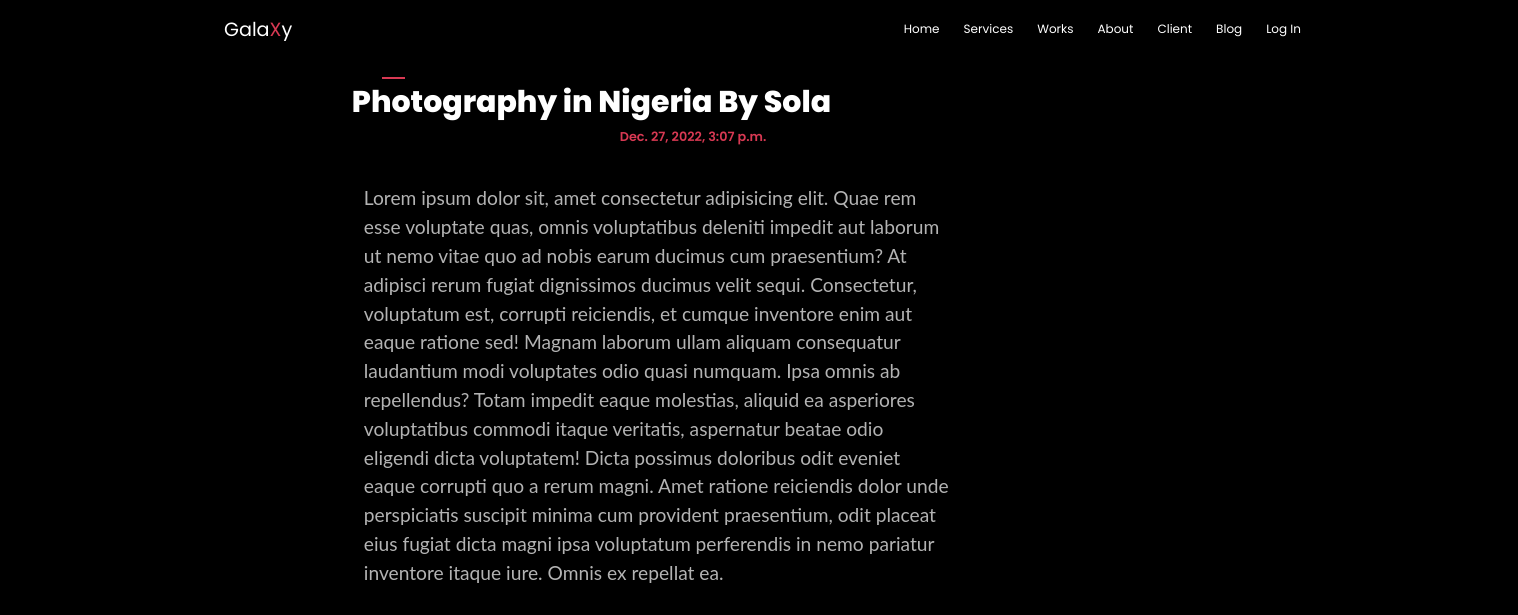
Page /blogContent/ on the committed database.
### blog/models.py (models this page shows)
class Post(models.Model):
    title=models.CharField(max_length=100)
    content=models.TextField()
    date_posted=models.DateTimeField(default=timezone.now)
    author=models.ForeignKey(User,on_delete=models.CASCADE)

### blog/views.py (the view)
# urls.py: path('blogContent/',views.blogContent,name='blog-content')
def blogContent(request):
    context={'posts':Post.objects.all()}
    return render(request, 'blog/blogcontent.html', context)

### blog/templates/blog/blogcontent.html
{% extends 'blog/base.html' %}
{% block content %}
{% for post in posts %}
<div class="blogContainer">
    <div class="grid-container">
        <div class="grid-100">
            <form action="">
                <fieldset>
                    <h1>{{post.title}} By {{post.author}}</h1>
                    <h2>{{post.date_posted}}</h2>
                    <p> {{post.content}}</p>
                </fieldset>
            </form>
        </div>
    </div>
</div>
{% endfor %}
{% endblock content%}

### blog/templates/blog/base.html (shortened to what this page needs)
{% load static %}
<!DOCTYPE html>
<html lang="en">
<head>
    <link rel="stylesheet" href="{% static 'blog/css/reset.css' %}">
    <link rel="stylesheet" href="{% static 'blog/css/unsemantic-grid-responsive-tablet.css' %}">
    <link rel="stylesheet" href="{% static 'blog/css/style.css'%}">
    <link rel="stylesheet" href="{% static 'blog/css/all.css' %}">
</head>
<body>
    <div class="container">
        <header>
            <div class="grid-container">
                <div class="grid-30">
                    <div class="logo">
                        <h1>
                            <a href="{% url 'blog-home' %}">Gala<span>X</span>y</a>
                        </h1>
                    </div>
                </div>
                <div class="grid-70">
                    <nav>
                        <ul>
                            <li><a href="{% url 'blog-home'%}">home</a></li>
                            <li><a href="#">services</a></li>
                            <li><a href="#"> works </a></li>
                            <li><a href="#">about</a></li>
                            <li><a href="#">client</a></li>
                            <li><a href="{% url 'blog-content' %}">blog</a></li>
                            <li><a href="{% url 'blog-login' %}">log in</a></li>
                        </ul>
                    </nav>
                </div>
            </div>
        </header>
        {% block content %}
        {% endblock content %}
    </div>
</body>
</html>

### blog/static/blog/css/style.css (style rules this page uses)
body { height: 100vh; color: #fff; background-color: black; overflow: hidden; }
body a { text-decoration: none; color: #fff; }
header { padding: 1em 0em; }
header .logo h1 { font-size: 1.2em; text-transform: capitalize; font-weight: 400; margin-left: 55px; font-family: 'Poppins'; }
header .logo h1 a span { color: #D83953; font-size: 1em; font-weight: 400; font-family: 'Poppins'; }
header nav ul { float: right; }
header nav ul li { float: left; list-style-type: none; margin-right: 1.5em; }
header nav ul li a { text-transform: capitalize; font-weight: 400; font-size: 12px; position: relative; font-family: 'Poppins'; }
header nav ul li a:before { content: ""; width: 0%; height: .2em; transition: 500ms cubic-bezier(0.17, 0.67, 0, 1.01); background-color: #D83953; position: absolute; bottom: -10px; }
.container:after { content: ""; position: absolute; width: 100%; height: 23px; background-color:#101010; bottom: 0%; z-index: -1; overflow: hidden; }
.blogContainer { display: flex; justify-content: center; align-items: center; margin: 1em auto; width: 80%; }
.blogContainer h1 { font-size: 30px; font-weight: 800; line-height: 50px; position: relative; font-family: "Poppins"; left: 6em; }
.blogContainer h1:after { content: ""; height: 2px; width: 2%; position: absolute; top: 0px; background-color: #d83953; left: 1em; }
.blogContainer h2 { font-family: "Poppins"; font-size: .8em; font-weight: 600; position: relative; margin-bottom: 5px; left: 35em; color: #d83953; }
.blogContainer p { width: 50%; font-size: 1.2em; font-family: "lato"; position: relative; left: 10em; opacity: 0.7; margin-top: 2em; }

### rows in the picture
Post: title "Photography in Nigeria", author "Sola", date_posted "Dec. 27, 2022, 3:07 p.m.", content "Lorem ipsum dolor sit, amet consectetur adipisicing elit. Quae rem esse voluptate quas, omnis voluptatibus deleniti impedit aut laborum ut nemo vitae quo ad nobis earum ducimus cum praesentium? At adipisci rerum fugiat dignissimos ducimus velit sequi. Consectetur, voluptatum est, corrupti reiciendis, et cumque inventore enim aut eaque ratione sed! Magnam laborum ullam aliquam consequatur laudantium modi voluptates odio quasi numquam. Ipsa omnis ab repellendus? Totam impedit eaque molestias, aliquid ea asperiores voluptatibus commodi itaque veritatis, aspernatur beatae odio eligendi dicta voluptatem! Dicta possimus doloribus odit eveniet eaque corrupti quo a rerum magni. Amet ratione…"
